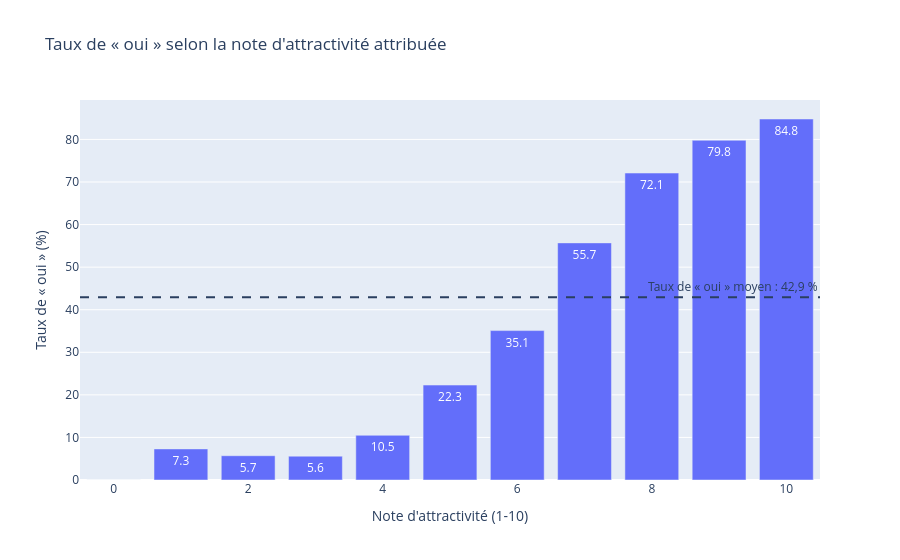

The notebook cell saved with this chart:
### Code cell
fig = px.bar(taux, x="note_attr", y="taux_oui",
             title="Taux de « oui » selon la note d'attractivité attribuée",
             labels={"note_attr": "Note d'attractivité (1-10)",
                     "taux_oui": "Taux de « oui » (%)"},
             text="taux_oui")
fig.add_hline(y=42.9, line_dash="dash",
              annotation_text="Taux de « oui » moyen : 42,9 %")
fig.show()

### Figure 1 — Plotly figure (JSON) as saved in the notebook; plotly's stock layout.template omitted (floating-point values rounded to 4 significant figures)
{"data": [{"alignmentgroup": "True", "hovertemplate": "Note d'attractivité (1-10)=%{x}<br>Taux de « oui » (%)=%{text}<extra></extra>", "legendgroup": "", "marker": {"color": "#636efa", "pattern": {"shape": ""}}, "name": "", "offsetgroup": "", "orientation": "v", "showlegend": false, "text": [0, 7.3, 5.7, 5.6, 10.5, 22.3, 35.1, 55.7, 72.1, 79.8, 84.8], "textposition": "auto", "type": "bar", "x": [0, 1, 2, 3, 4, 5, 6, 7, 8, 9, 10], "xaxis": "x", "y": [0, 7.3, 5.7, 5.6, 10.5, 22.3, 35.1, 55.7, 72.1, 79.8, 84.8], "yaxis": "y"}], "layout": {"annotations": [{"showarrow": false, "text": "Taux de « oui » moyen : 42,9 %", "x": 1, "xanchor": "right", "xref": "x domain", "y": 42.9, "yanchor": "bottom", "yref": "y"}], "barmode": "relative", "legend": {"tracegroupgap": 0}, "shapes": [{"line": {"dash": "dash"}, "type": "line", "x0": 0, "x1": 1, "xref": "x domain", "y0": 42.9, "y1": 42.9, "yref": "y"}], "title": {"text": "Taux de « oui » selon la note d'attractivité attribuée"}, "xaxis": {"anchor": "y", "domain": [0, 1], "title": {"text": "Note d'attractivité (1-10)"}}, "yaxis": {"anchor": "x", "domain": [0, 1], "title": {"text": "Taux de « oui » (%)"}}}}
